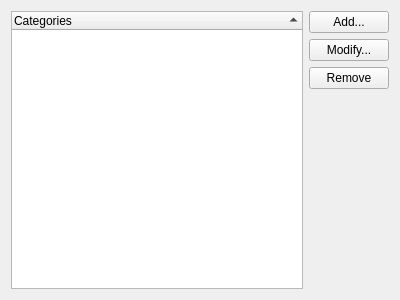
<?xml version="1.0" encoding="UTF-8"?>
<ui version="4.0">
 <class>CategoriesSelector</class>
 <widget class="QWidget" name="CategoriesSelector">
  <property name="geometry">
   <rect>
    <x>0</x>
    <y>0</y>
    <width>400</width>
    <height>300</height>
   </rect>
  </property>
  <property name="windowTitle">
   <string/>
  </property>
  <layout class="QHBoxLayout" name="horizontalLayout">
   <item>
    <widget class="QTreeWidget" name="CategoriesTree_">
     <property name="editTriggers">
      <set>QAbstractItemView::NoEditTriggers</set>
     </property>
     <property name="rootIsDecorated">
      <bool>false</bool>
     </property>
     <property name="itemsExpandable">
      <bool>false</bool>
     </property>
     <property name="sortingEnabled">
      <bool>true</bool>
     </property>
     <column>
      <property name="text">
       <string>Categories</string>
      </property>
     </column>
    </widget>
   </item>
   <item>
    <layout class="QVBoxLayout" name="verticalLayout">
     <item>
      <widget class="QPushButton" name="Add_">
       <property name="text">
        <string>Add...</string>
       </property>
      </widget>
     </item>
     <item>
      <widget class="QPushButton" name="Modify_">
       <property name="text">
        <string>Modify...</string>
       </property>
      </widget>
     </item>
     <item>
      <widget class="QPushButton" name="Remove_">
       <property name="text">
        <string>Remove</string>
       </property>
      </widget>
     </item>
     <item>
      <spacer name="verticalSpacer">
       <property name="orientation">
        <enum>Qt::Vertical</enum>
       </property>
       <property name="sizeHint" stdset="0">
        <size>
         <width>20</width>
         <height>40</height>
        </size>
       </property>
      </spacer>
     </item>
    </layout>
   </item>
  </layout>
 </widget>
 <resources/>
 <connections/>
</ui>
